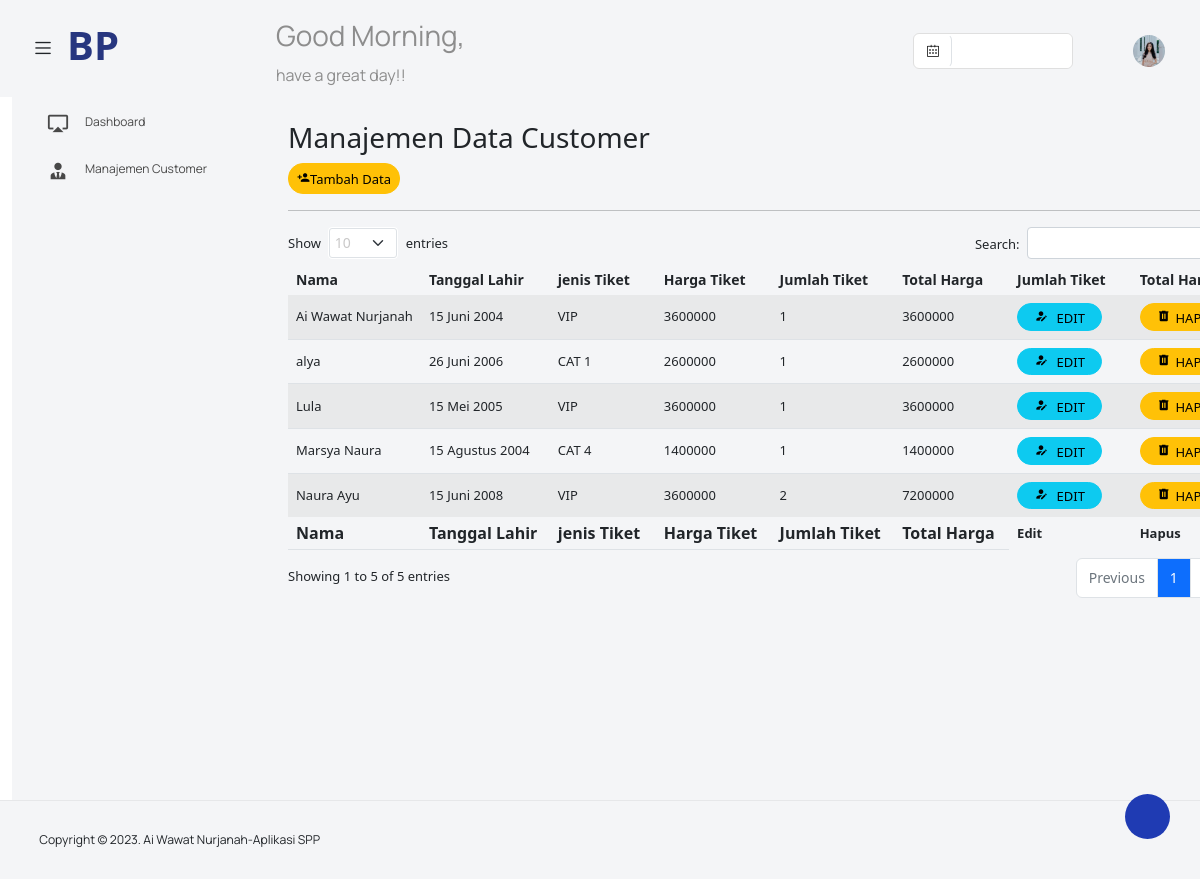
The page /admin/cust.php on the database its author committed.
### tables this page shows
CREATE TABLE `tiket` (
  `id` int(11) NOT NULL,
  `nama` varchar(25) NOT NULL,
  `tanggal_lahir` varchar(25) NOT NULL,
  `jenis_tiket` varchar(25) NOT NULL,
  `harga_tiket` varchar(25) NOT NULL,
  `jumlah_tiket` varchar(25) NOT NULL,
  `total_harga` varchar(25) NOT NULL
);

### admin/cust.php (the view, shortened to what this page needs)
<!DOCTYPE html>
<html lang="en">
<head>
  <link rel="stylesheet" href="vendors/feather/feather.css">
  <link rel="stylesheet" href="vendors/mdi/css/materialdesignicons.min.css">
  <link rel="stylesheet" href="vendors/ti-icons/css/themify-icons.css">
  <link rel="stylesheet" href="vendors/typicons/typicons.css">
  <link rel="stylesheet" href="vendors/simple-line-icons/css/simple-line-icons.css">
  <link rel="stylesheet" href="vendors/css/vendor.bundle.base.css">
  <link rel="stylesheet" href="vendors/datatables.net-bs4/dataTables.bootstrap4.css">
  <link rel="stylesheet" href="js/select.dataTables.min.css">
  <link rel="stylesheet" href="css/vertical-layout-light/style.css">
  <link rel="stylesheet" type="text/css" href="https://cdnjs.cloudflare.com/ajax/libs/twitter-bootstrap/5.2.0/css/bootstrap.min.css">
  <link rel="stylesheet" href="https://cdn.datatables.net/1.13.3/css/dataTables.bootstrap5.min.css">
</head>
<body>
  <div class="container-scroller">
    <nav class="navbar default-layout col-lg-12 col-12 p-0 fixed-top d-flex align-items-top flex-row">
      <div class="text-center navbar-brand-wrapper d-flex align-items-center justify-content-start">
        <div class="me-3">
          <button class="navbar-toggler navbar-toggler align-self-center" type="button" data-bs-toggle="minimize">
            <span class="icon-menu"></span>
          </button>
        </div>
        <div>
          <a class="navbar-brand brand-logo" href="index.html">
            <h1><b>BP</b></h1>
          </a>
        </div>
      </div>
      <div class="navbar-menu-wrapper d-flex align-items-top">
        <ul class="navbar-nav">
          <li class="nav-item font-weight-semibold d-none d-lg-block ms-0">
            <h1 class="welcome-text">Good Morning, <span class="text-black fw-bold"><?php echo $_SESSION['nama_petugas']; ?></span></h1>
            <h3 class="welcome-sub-text">have a great day!! </h3>
          </li>
        </ul>
        <ul class="navbar-nav ms-auto">
          <li class="nav-item d-none d-lg-block">
            <div id="datepicker-popup" class="input-group date datepicker navbar-date-picker">
              <span class="input-group-addon input-group-prepend border-right">
                <span class="icon-calendar input-group-text calendar-icon"></span>
              </span>
              <input type="text" class="form-control">
            </div>
          </li>
          <li class="nav-item">
            <form class="search-form" action="#">
              <i class="icon-search"></i>
              <input type="search" class="form-control" placeholder="Search Here" title="Search here">
            </form>
          </li>
          <li class="nav-item dropdown d-none d-lg-block user-dropdown">
            <a class="nav-link" id="UserDropdown" href="#" data-bs-toggle="dropdown" aria-expanded="false">
              <img class="img-xs rounded-circle" src="images/f.jpg" alt="Profile image"> </a>
          </li>
        </ul>
      </div>
    </nav>
    <div class="container-fluid page-body-wrapper">
      <div class="theme-setting-wrapper">
        <div id="settings-trigger"><i class="ti-settings"></i></div>
      </div>
      <nav class="sidebar sidebar-offcanvas" id="sidebar">
        <ul class="nav">
          <li class="nav-item">
            <a class="nav-link" href="index.php">
              <i class="mdi mdi-airplay menu-icon"></i>
              <span class="menu-title">Dashboard</span>
            </a>
          </li>
          <li class="nav-item">
            <a class="nav-link" href="cust.php">
              <i class="menu-icon mdi mdi-account-tie"></i>
              <span class="menu-title">Manajemen Customer</span>
            </a>
          </li>
        </ul>
      </nav>
      <?php
      $host = "localhost";
      $user = "root";
      $pass = "";
      $db   = "tiket_konser";
      $koneksi = mysqli_connect($host, $user, $pass, $db);
      ?>
      <div class="content-wrapper">
        <h3>Manajemen Data Customer</h3>
        <a href="cust-baru.php" class="btn btn-warning btn-sm"><span class="menu-icon mdi mdi-account-plus">Tambah Data</a>
        <hr>
        <table id="example" class="table table-striped" style="width:100%">
          <thead>
            <tr>
              <th scope="col">Nama</th>
              <th scope="col">Tanggal Lahir</th>
              <th scope="col">jenis Tiket</th>
              <th scope="col">Harga Tiket</th>
              <th scope="col">Jumlah Tiket</th>
              <th scope="col">Total Harga</th>
              <th scope="col">Jumlah Tiket</th>
              <th scope="col">Total Harga</th>
            </tr>
          </thead>
          <tbody>
            <?php
            $sql2   = "select * from tiket order by id desc";
            $q2     = mysqli_query($koneksi, $sql2);
            while ($data = mysqli_fetch_array($q2)) {
              $nama           = $data['nama'];
              $tanggal_lahir  = $data['tanggal_lahir'];
              $jenis_tiket    = $data['jenis_tiket'];
              $harga_tiket    = $data['harga_tiket'];
              $jumlah_tiket   = $data['jumlah_tiket'];
              $total_harga    = $data['total_harga'];
            ?>
              <tr>
                <td scope="row"><?php echo $nama ?></td>
                <td scope="row"><?php echo $tanggal_lahir ?></td>
                <td scope="row"><?php echo $jenis_tiket ?></td>
                <td scope="row"><?php echo $harga_tiket ?></td>
                <td scope="row"><?php echo $jumlah_tiket ?></td>
                <td scope="row"><?php echo $total_harga ?></td>
                <td>
                  <a href="edit-petugas.php?id=<?= $data['id_petugas'] ?>" class='btn btn-info btn-sm'> <i class="menu-icon mdi mdi-account-edit"> </i>EDIT</a>
                </td>
                <td>
                  <a onClick="return confirm('Apakah anda yakin ingin menghapus data ini ?')" href="hapus-cust.php?id=<?= $data['id'] ?>" class='btn btn-warning btn-sm'><i class="menu-icon mdi mdi-trash-can"></i>HAPUS</a>
                </td>
              </tr>
            <?php
            }
            ?>
          </tbody>
          <tfoot>
            <tr class="fw-bold">
              <th scope="col">Nama</th>
              <th scope="col">Tanggal Lahir</th>
              <th scope="col">jenis Tiket</th>
              <th scope="col">Harga Tiket</th>
              <th scope="col">Jumlah Tiket</th>
              <th scope="col">Total Harga</th>
              <td>Edit</td>
              <td>Hapus</td>
            </tr>
          </tfoot>
        </table>
      </div>
</body>
</html>
<footer class="footer">
  <div class="d-sm-flex justify-content-center justify-content-sm-between">
    <span class="float-none float-sm-right d-block mt-1 mt-sm-0 text-center">Copyright © 2023. Ai Wawat Nurjanah-Aplikasi SPP</span>
  </div>
</footer>
</body>
</html>

### rows shown on the page
tiket: nama "Marsya Naura", tanggal_lahir "15 Agustus 2004", jenis_tiket "CAT 4", harga_tiket "1400000", jumlah_tiket "1", total_harga "1400000"
tiket: nama "Naura Ayu", tanggal_lahir "15 Juni 2008", jenis_tiket "VIP", harga_tiket "3600000", jumlah_tiket "2", total_harga "7200000"
tiket: nama "Ai Wawat Nurjanah", tanggal_lahir "15 Juni 2004", jenis_tiket "VIP", harga_tiket "3600000", jumlah_tiket "1", total_harga "3600000"
tiket: nama "Lula", tanggal_lahir "15 Mei 2005", jenis_tiket "VIP", harga_tiket "3600000", jumlah_tiket "1", total_harga "3600000"
tiket: nama "alya", tanggal_lahir "26 Juni 2006", jenis_tiket "CAT 1", harga_tiket "2600000", jumlah_tiket "1", total_harga "2600000"
